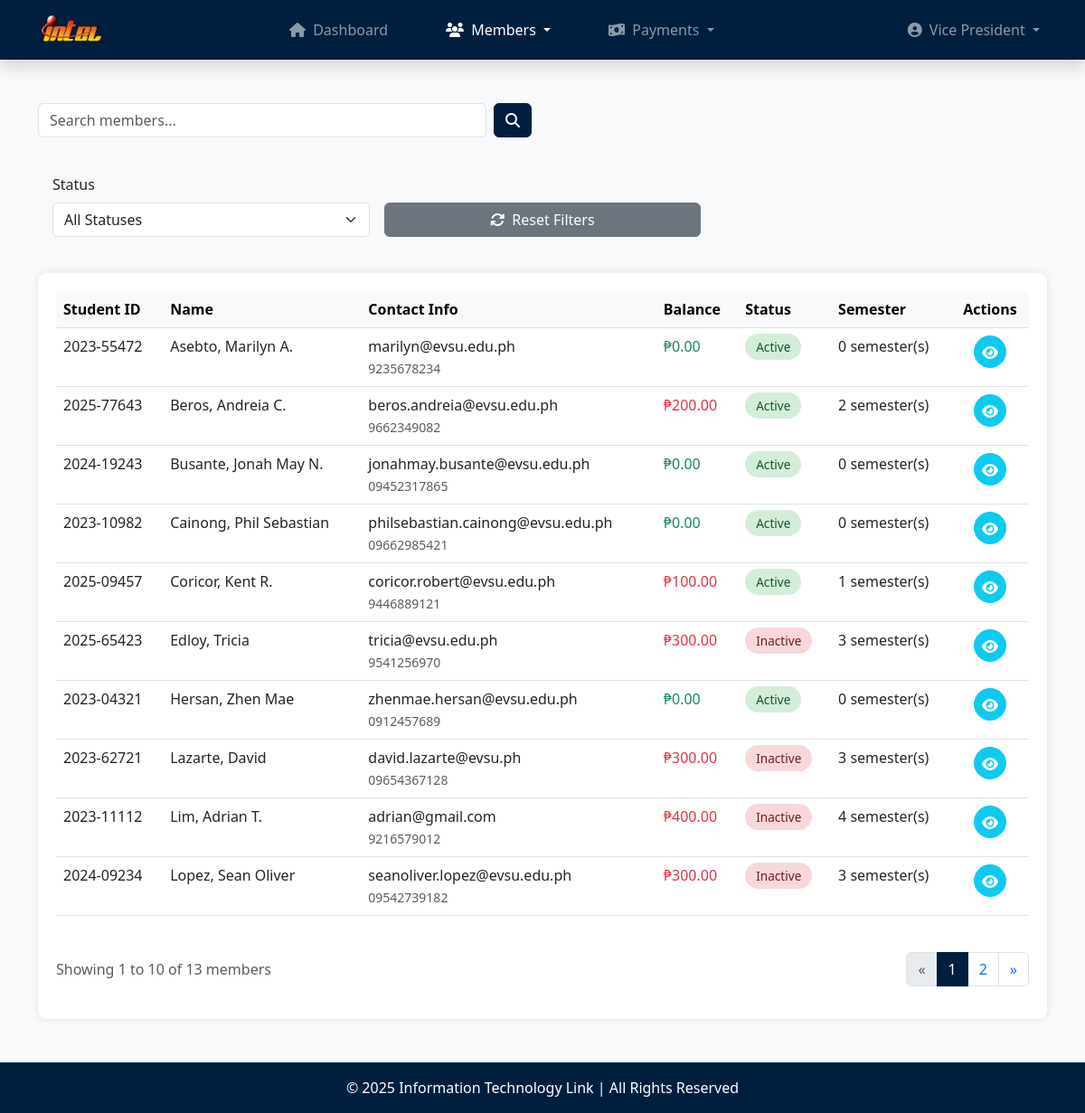
/members.php (signed in), run on an earlier commit of the app's database.
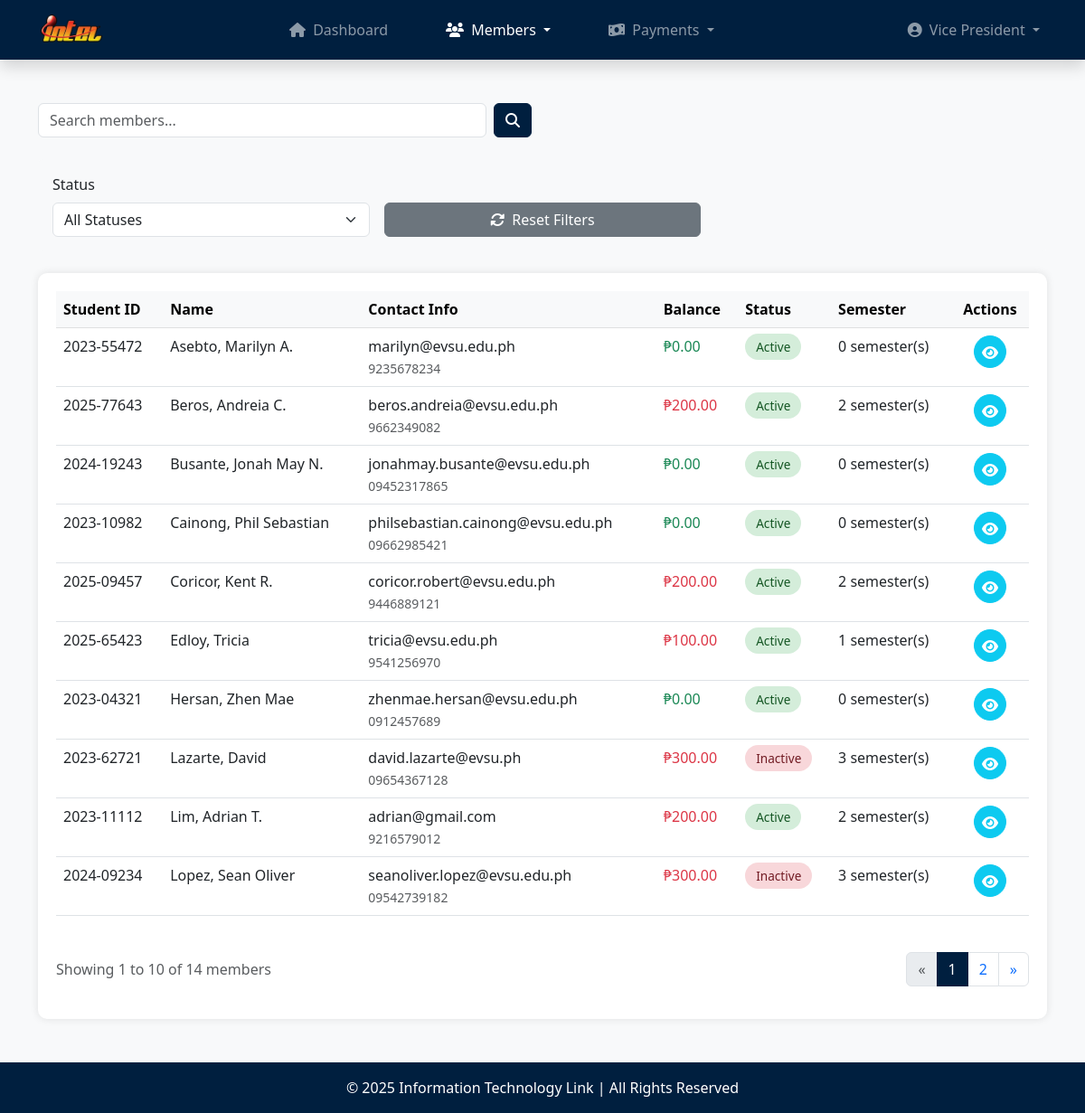
And on a later commit of the database.
### tables this page shows
CREATE TABLE `members` (
  `member_id` varchar(25) NOT NULL,
  `last_name` varchar(30) NOT NULL,
  `first_name` varchar(30) NOT NULL,
  `middle_name` varchar(30) DEFAULT NULL,
  `contact_num` varchar(15) NOT NULL,
  `email` varchar(60) NOT NULL,
  `status` enum('Active','Inactive') NOT NULL,
  `membership_date` timestamp NOT NULL DEFAULT current_timestamp()
);

### members.php (the view, shortened to what this page needs)
<?php
    require_once('database.php');
    require_once('functions.php');
    $stmt = $conn->prepare("
        SELECT r.role_id, r.role_name, m.first_name, m.last_name
        FROM officers o
        JOIN members m ON o.member_id = m.member_id
        JOIN role r ON o.role_id = r.role_id
        WHERE o.officer_id = ?
    ");
    $stmt->bind_param("s", $officer_id);
    $stmt->execute();
    $result = $stmt->get_result();
    $search = isset($_GET['search']) ? trim($_GET['search']) : '';
    $status_filter = isset($_GET['status']) ? trim($_GET['status']) : '';
    $page = isset($_GET['page']) ? (int)$_GET['page'] : 1;
    $records_per_page = 10;
    $offset = ($page - 1) * $records_per_page;
    $query = "SELECT m.*,
            (SELECT COALESCE(SUM(f.fee_amount), 0) FROM fees f WHERE f.member_id = m.member_id) AS total_fee_amount,
            (SELECT COALESCE(COUNT(f.semester), 0) FROM fees f WHERE f.member_id = m.member_id) AS semester_count,
            (SELECT COUNT(DISTINCT semester) FROM fees) - (SELECT COUNT(DISTINCT semester) FROM fees WHERE member_id = m.member_id) AS missed_semesters,
            (SELECT COALESCE(SUM(f.fee_amount), 0) FROM fees f WHERE f.member_id = m.member_id AND f.status = 'Unpaid') AS total_unpaid_fees,
            (SELECT COUNT(f.semester) FROM fees f WHERE f.member_id = m.member_id AND f.status = 'Unpaid') AS unpaid_semester_count
            FROM members m
            WHERE 1=1";
    $count_query = "SELECT COUNT(DISTINCT m.member_id) as total
                    FROM members m
                    LEFT JOIN fees f ON m.member_id = f.member_id
                    WHERE 1=1";
    $params = array();
    $types = "";
    $query .= " GROUP BY m.member_id, m.first_name, m.last_name, m.email, m.contact_num, m.status";
    $query .= " ORDER BY m.last_name ASC LIMIT ?, ?";
    $types .= "ii";
    $params[] = $offset;
    $params[] = $records_per_page;
    $stmt = $conn->prepare($query);
    if (!empty($params)) {
        $bind_params = array();
        $bind_params[] = $types;
        for ($i = 0; $i < count($params); $i++) {
            $bind_params[] = &$params[$i];
        }
        call_user_func_array(array($stmt, 'bind_param'), $bind_params);
    }
    try {
        $stmt->execute();
        $result = $stmt->get_result();
    } catch (Exception $e) {
        echo "Error executing query: " . $e->getMessage();
        exit;
    }
    $count_stmt = $conn->prepare($count_query);
    try {
        $count_stmt->execute();
        $count_result = $count_stmt->get_result();
        $row_count = $count_result->fetch_assoc();
        $total_records = $row_count['total'];
        $total_pages = ceil($total_records / $records_per_page);
    } catch (Exception $e) {
        echo "Error executing count query: " . $e->getMessage();
        exit;
    }
?>
<!DOCTYPE html>
<html lang="en">
<head>
    <link rel="stylesheet" href="https://cdn.jsdelivr.net/npm/bootstrap@5.3.0-alpha1/dist/css/bootstrap.min.css">
    <link rel="stylesheet" href="https://cdnjs.cloudflare.com/ajax/libs/font-awesome/6.4.0/css/all.min.css">
</head>
<body>
    <?php include('navbar.php'); ?>
    <main class="container my-5">
        <div class="row align-items-center mb-4">
            <?php if (!in_array($_SESSION['officer_role'], ['intel_president', 'intel_treasurer'])): ?>
                <div class="col-md-6">
                    <form class="d-flex justify-content-between" method="GET" action="">
                        <input type="text" id="searchBar" class="form-control me-2"  placeholder="Search members..." name="search" value="<?php echo htmlspecialchars($search); ?>">
                        <button type="submit" class="btn btn-navy">
                            <i class="fas fa-search"></i>
                        </button>
                    </form>
                </div>
            <?php endif; ?>
        </div>
        <div class="bg-light p-3 rounded mb-4">
            <form method="GET" action="" class="row g-3">
                <div class="col-md-4">
                    <label for="status" class="form-label">Status</label>
                    <select class="form-select" id="status" name="status" onchange="this.form.submit()">
                        <option value="">All Statuses</option>
                    </select>
                </div>
                <div class="col-md-4 d-flex align-items-end">
                    <a href="members.php" class="btn btn-secondary w-100">
                        <i class="fas fa-sync-alt me-2"></i>Reset Filters
                    </a>
                </div>
            </form>
        </div>
        <div class="table-container">
            <?php if ($result->num_rows > 0): ?>
                <div class="table-responsive">
                    <table class="table table-hover">
                        <thead class="table-light">
                            <tr>
                                <th>Student ID</th>
                                <th>Name</th>
                                <th>Contact Info</th>
                                <th>Balance</th>
                                <th>Status</th>
                                <th>Semester</th>
                                <th class="text-center">Actions</th>
                            </tr>
                        </thead>
                        <tbody id="membersTableBody">
                            <?php while($row = $result->fetch_assoc()): ?>
                                <tr>
                                    <td><?php echo htmlspecialchars($row['member_id']); ?></td>
                                    <td>
                                        <?php
                                            echo htmlspecialchars($row['last_name']) . ', ' .
                                                htmlspecialchars($row['first_name']) .
                                                (!empty($row['middle_name']) ? ' ' . htmlspecialchars($row['middle_name'][0]) . '.' : '');
                                        ?>
                                    </td>
                                    <td>
                                        <div><?php echo htmlspecialchars($row['email']); ?></div>
                                        <small class="text-muted"><?php echo htmlspecialchars($row['contact_num']); ?></small>
                                    </td>
                                    <td>
                                        <?php if ($row['total_unpaid_fees'] > 0): ?>
                                            <span class="text-danger">
                                                ₱<?php echo number_format($row['total_unpaid_fees'], 2); ?>
                                            </span>
                                        <?php else: ?>
                                            <span class="text-success">₱0.00</span>
                                        <?php endif; ?>
                                    </td>
                                    <td>
                                        <?php
                                            $status_class = '';
                                            switch ($row['status']) {
                                                case 'Active':
                                                    $status_class = 'status-active';
                                                    break;
                                                case 'Inactive':
                                                    $status_class = 'status-inactive';
                                                    break;
                                            }
                                        ?>
                                        <span class="<?php echo $status_class; ?>">
                                            <?php echo htmlspecialchars($row['status']); ?>
                                        </span>
                                    </td>
                                    <td><?php echo htmlspecialchars($row['unpaid_semester_count']); ?> semester(s)</td>
                                    <td>
                                    <div class="action-buttons d-flex justify-content-center">
                                        <a href="view_member.php?id=<?php echo htmlspecialchars(urlencode($row['member_id'])); ?>"
                                        class="btn btn-info text-white" title="View Details">
                                            <i class="fas fa-eye"></i>
                                        </a>
                                    </div>
                                    </td>
                                </tr>
                            <?php endwhile; ?>
                        </tbody>
                    </table>
                </div>
                <?php if($total_pages > 1): ?>
                    <div class="d-flex justify-content-between align-items-center mt-4">
                        <div>
                            <p class="text-muted">Showing <?php echo min($offset + 1, $total_records); ?> to <?php echo min($offset + $records_per_page, $total_records); ?> of <?php echo $total_records; ?> members</p>
                        </div>
                        <nav aria-label="Page navigation">
                            <ul class="pagination">
                                <li class="page-item <?php echo ($page <= 1) ? 'disabled' : ''; ?>">
                                    <a class="page-link" href="?page=<?php echo $page - 1; ?><?php echo !empty($search) ? '&search=' . urlencode($search) : ''; ?><?php echo !empty($status_filter) ? '&status=' . urlencode($status_filter) : ''; ?><?php echo !empty($semester_filter) ? '&semester=' . urlencode($semester_filter) : ''; ?>" aria-label="Previous">
                                        <span aria-hidden="true">&laquo;</span>
                                    </a>
                                </li>
                                <?php for($i = max(1, $page - 2); $i <= min($page + 2, $total_pages); $i++): ?>
                                    <li class="page-item <?php echo ($page == $i) ? 'active' : ''; ?>">
                                        <a class="page-link" href="?page=<?php echo $i; ?><?php echo !empty($search) ? '&search=' . urlencode($search) : ''; ?><?php echo !empty($status_filter) ? '&status=' . urlencode($status_filter) : ''; ?><?php echo !empty($semester_filter) ? '&semester=' . urlencode($semester_filter) : ''; ?>">
                                            <?php echo $i; ?>
                                        </a>
                                    </li>
                                <?php endfor; ?>
                                <li class="page-item <?php echo ($page >= $total_pages) ? 'disabled' : ''; ?>">
                                    <a class="page-link" href="?page=<?php echo $page + 1; ?><?php echo !empty($search) ? '&search=' . urlencode($search) : ''; ?><?php echo !empty($status_filter) ? '&status=' . urlencode($status_filter) : ''; ?><?php echo !empty($semester_filter) ? '&semester=' . urlencode($semester_filter) : ''; ?>" aria-label="Next">
                                        <span aria-hidden="true">&raquo;</span>
                                    </a>
                                </li>
                            </ul>
                        </nav>
                    </div>
                <?php endif; ?>
            <?php endif; ?>
        </div>
    </main>
    <?php include('footer.php'); ?>
</body>
</html>

### navbar.php (shortened to what this page needs)
<?php
    $current_page = basename($_SERVER['PHP_SELF']);
    $role_name = $_SESSION['role_name'] ?? 'Admin';
?>
<head>
</head>
<header>
    <nav class="navbar navbar-expand-lg navbar-dark bg-navy shadow">
        <div class="container">
            <a class="navbar-brand d-flex align-items-center me-5" href="index.php">
                <img src="images/intel.png" alt="Logo" style="width: 75px; height: 40px;">
            </a>
            <div class="collapse navbar-collapse" id="navbarMain">
                <div class="mx-auto">
                    <ul class="navbar-nav gap-5 ms-5">
                        <li class="nav-item">
                            <a class="nav-link <?php echo ($current_page == 'index.php') ? 'active' : ''; ?>" href="index.php">
                                <i class="fas fa-home me-1"></i> Dashboard
                            </a>
                        </li>
                        <li class="nav-item dropdown">
                            <a class="nav-link dropdown-toggle <?php echo (in_array($current_page, ['members.php', 'add_member.php', 'edit_member.php', 'view_member.php'])) ? 'active' : ''; ?>"
                            href="#" id="membersDropdown" role="button" data-bs-toggle="dropdown" aria-expanded="false">
                                <i class="fas fa-users me-1"></i> Members
                            </a>
                        </li>
                        <li class="nav-item dropdown">
                            <a class="nav-link dropdown-toggle <?php echo (in_array($current_page, ['payments.php', 'add_payment.php', 'payment_history.php'])) ? 'active' : ''; ?>"
                            href="#" id="paymentsDropdown" role="button" data-bs-toggle="dropdown" aria-expanded="false">
                                <i class="fas fa-money-bill-wave me-1"></i> Payments
                            </a>
                        </li>
                    </ul>
                </div>
                <ul class="navbar-nav ms-auto">
                    <li class="nav-item dropdown">
                        <a class="nav-link dropdown-toggle" href="#" id="userDropdown" role="button" data-bs-toggle="dropdown" aria-expanded="false">
                        <i class="fas fa-user-circle me-1"></i> <?php echo htmlspecialchars($role_name); ?>
                        </a>
                    </li>
                </ul>
            </div>
        </div>
    </nav>
</header>

### footer.php
<footer class="bg-navy text-white text-center py-3 mt-auto">
    <p class="mb-0">&copy; 2025 Information Technology Link | All Rights Reserved</p>
</footer>

### members.php (style rules this page uses)
html, body { height: 100%; margin: 0; display: flex; flex-direction: column; background-color: #f8f9fa; }
main { flex: 1; }
.bg-navy { background-color: #001f3f !important; }
.text-white { color: #ffffff !important; }
.btn-navy { background-color: #001f3f; border-color: #001f3f; color: #fff; }
.table-container { background-color: #ffffff; border-radius: 10px; box-shadow: 0 0 10px rgba(0,0,0,0.1); padding: 20px; }
.status-active { background-color: #d4edda; color: #155724; border-radius: 20px; padding: 5px 12px; font-size: 0.85rem; }
.status-inactive { background-color: #f8d7da; color: #721c24; border-radius: 20px; padding: 5px 12px; font-size: 0.85rem; }
.action-buttons .btn { width: 36px; height: 36px; padding: 6px 0; border-radius: 50%; text-align: center; margin: 0 3px; }
.pagination .page-item.active .page-link { background-color: #001f3f; border-color: #001f3f; }

What changed in the data, as far as the page shows it:
computed for members "Coricor": total_unpaid_fees "100.00" → "200.00"; unpaid_semester_count "1" → "2"
changed members "Edloy": total_unpaid_fees "300.00" → "100.00"; status "Inactive" → "Active"; unpaid_semester_count "3" → "1"
changed members "Lim": total_unpaid_fees "400.00" → "200.00"; status "Inactive" → "Active"; unpaid_semester_count "4" → "2"
Also different on the page:
$total_records: "13" → "14"
